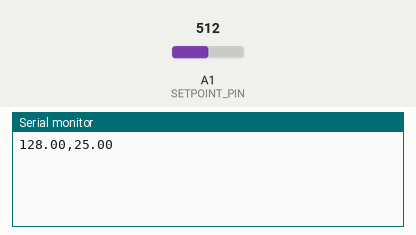
Recording of a sketch running on a simulated Arduino Uno, built with avr-gcc and run on an emulated ATmega328P. Parts: the last lines printed to the serial monitor. The inputs (shaded band) are chosen by the test bench; at power-on: A1 (SETPOINT_PIN) = 512.

Above: at 1.2 s.
1.3 s: A1 (SETPOINT_PIN) set to 716
At 2.6 s:
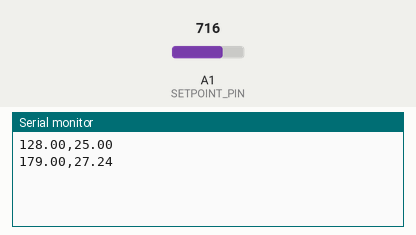
2.8 s: A1 (SETPOINT_PIN) set to 900
At 3.8 s:
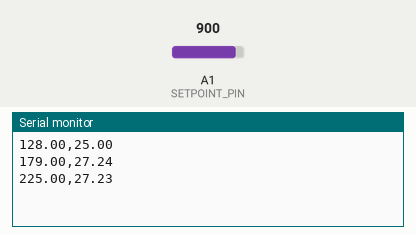
Timing chart, 0 to 5.8 s (numbered marks = the images above; inputs shaded):
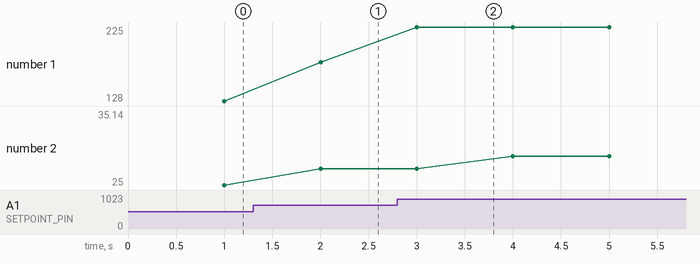

Measured:
- after the input at 1.3 s, the serial monitor: prints a new line after 0.70 s (image 1)
- after the input at 2.8 s, the serial monitor: prints a new line after 0.20 s (image 2)
- plotted number 1: 128 → 179 after the input at 1.3 s, 179 → 225 after the input at 2.8 s
- plotted number 2: 27.24 → 35.14 after the input at 2.8 s

The sketch:

pid1.ino
```cpp
/******************************************************
 * ****************************************************
 * ****  PID Discrete                             *****
 * ****  POChE                                    *****
 * ****                                           *****
 * ****  By: SERGIO ANDRES CASTAÑO GIRALDO        *****
 * ****  https://controlautomaticoeducacion.com/  *****
 * ****                                           *****
 * ****************************************************
 */
// This simulates a 20W heater block
//#include <TimerOne.h>

bool automatic = true;  // true = closed-loop, false = open-loop

const int PWM_PIN = 3;  // UNO PWM pin for Output
const int SETPOINT_PIN = A1;  // Analog pin for Setpoint Potentiometer

// Global variables for PID
double setpoint, temperature, Output = 0;
double T0 = 25.0;
float heaterWatts = 0;

float e[3] = {0, 0, 0};  // Error vector
float u[2] = {0, 0};  // Control Law vector
int kU = sizeof(u) / sizeof(float) - 1;
int kE = sizeof(e) / sizeof(float) - 1;
float kp, ti, td, q0, q1, q2;  // PID Parameters

// System model parameters
float K = 1.7, tau = 150, theta = 16;
int Ts = 1;  // Sampling period in seconds
float L = theta + Ts / 2;

// Moving average filter for ADC reading
float TemperatureFilter(float T)
{
  float S1, aux;
  int i;
  aux = 0;
  for (i = 0; i < 10; i++) {
    aux = aux + T;  // sensor
  }
  S1 = aux / 10.0;
  return (S1);
}

// Function to update past vectors
void update_past(float v[], int kT) {
  int i;
  for (i = 1; i <= kT; i++) {
    v[i - 1] = v[i];
  }
}

// PID Controller function
float PID_Controller(float u[], float e[3], float q0, float q1, float q2)
{
  float lu;
  // PID Control
  lu = u[0] + q0 * e[2] + q1 * e[1] + q2 * e[0];  // Discrete PID controller law

  // Anti-Windup
  if (lu >= 255)
    lu = 255;
  if (lu <= 0)
    lu = 0;

  return (lu);
}

// SampleTime function
void SampleTime(void)
{
  // Update vectors u and e
  update_past(u, kU);
  update_past(e, kE);

  // Compute current error
  e[kE] = setpoint - temperature;

  // Compute PID Control Action
  u[kU] = PID_Controller(u, e, q0, q1, q2);
  Output = u[kU];
}

// Initialize PID parameters (this may vary depending on the tuning)
void initializePID() {
  // Ziegler–Nichols Tuning
  kp = (1.2 * tau) / (K * L);
  ti = 2 * L;
  td = 0.5 * L;

  // Discrete PID Controller
  q0 = kp * (1 + Ts / (2 * ti) + td / Ts);
  q1 = -kp * (1 - Ts / (2 * ti) + (2 * td) / Ts);
  q2 = (kp * td) / Ts;
}

void setup() {
  Serial.begin(9600);
  initializePID();  // Initialize PID parameters
  /*
  if (automatic) {
    Timer1.initialize(Ts * 1000000);  // Set TIMER to 8 seconds
    Timer1.attachInterrupt(SampleTime);  // Set up interrupt to call SampleTime
  }*/
}

void loop() {
  static uint32_t last = 0;
  uint32_t interval = 1000;

  setpoint = analogRead(SETPOINT_PIN) / 4;  // Read setpoint from potentiometer

  if (automatic) {
    heaterWatts = Output * 20.0 / 255;  // 20W heater
  } else {
    heaterWatts = setpoint * 20.0 / 255;  // 20W heater
  }

  temperature = TemperatureFilter(simPlant(heaterWatts, T0));  // Sensor reading

  if (millis() - last >= interval) {
    last += interval;
    // Send data over serial port, if needed
    Serial.print(setpoint);
    Serial.print(",");
    //Serial.print(Output);
    //Serial.print(",");
    Serial.println(temperature);
    //Serial.print(",");
    if (automatic) {
      SampleTime();  // Control Law
    }
  }
}

// Simulation function for plant model
float simPlant(float Q, float T0) {
  // Simulate a 1x1x2cm aluminum block with a heater and passive ambient cooling
  float h = 5;  // W/m2K, thermal convection coefficient for Al passive
  float Cps = 0.89;  // J/g°C, specific heat capacity of Al
  float area = 1e-4;  // m2, area for convection
  float mass = 10;  // g, mass of Al block
  float Tamb = 25;  // °C, ambient temperature
  static float T = T0;  // °C, initializing temperature of Al block
  static uint32_t last = 0;  // Time variable to keep track of last temperature calculation
  uint32_t interval = 100;  // ms, time interval for temperature calculation

  // Update temperature if enough time has passed
  if (millis() - last >= interval) {
    last += interval;
    // Update temperature
    T = T + (Q * interval / 1000) / (mass * Cps) - (T - Tamb) * area * h;
  }
  return T;  // Return updated temperature
}
```
